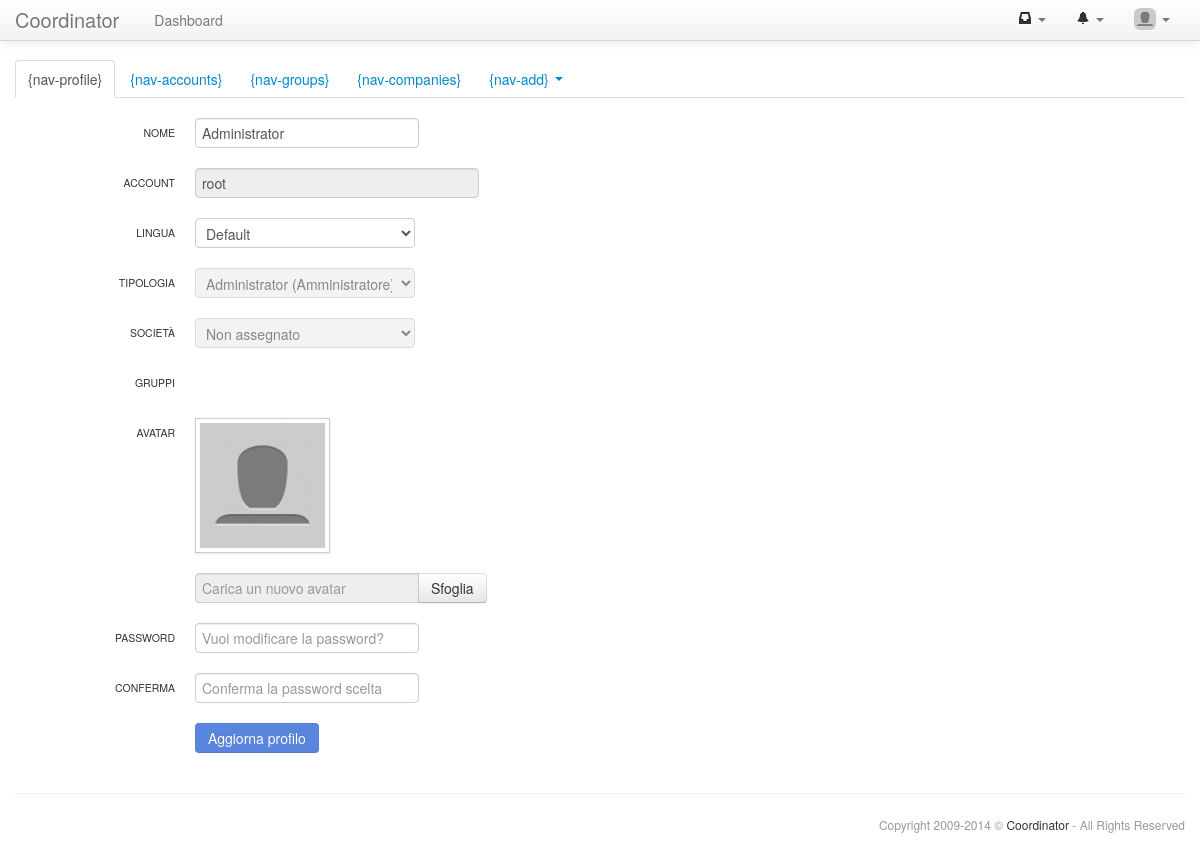
/accounts/index.php (signed in), run on the app's committed database.
### tables this page shows
CREATE TABLE IF NOT EXISTS `settings_settings` (
  `code` varchar(255) NOT NULL,
  `value` varchar(255) DEFAULT NULL,
  PRIMARY KEY (`code`)
);

CREATE TABLE IF NOT EXISTS `accounts_accounts` (
  `id` int(11) unsigned NOT NULL AUTO_INCREMENT,
  `account` varchar(255) NOT NULL,
  `password` varchar(32) NOT NULL,
  `secret` varchar(32) DEFAULT NULL,
  `name` varchar(25) NOT NULL,
  `typology` tinyint(1) unsigned NOT NULL DEFAULT '0' COMMENT '0 disabled, 1 administrator, 2 user',
  `language` varchar(10) NOT NULL DEFAULT 'default',
  `idCompany` int(11) unsigned DEFAULT NULL,
  `registration` timestamp NOT NULL DEFAULT CURRENT_TIMESTAMP,
  `lastLogin` datetime DEFAULT NULL,
  `ldapUsername` varchar(25) DEFAULT NULL,
  PRIMARY KEY (`id`),
  UNIQUE KEY `account` (`account`),
  UNIQUE KEY `ldapUsername` (`ldapUsername`),
  KEY `idCompany` (`idCompany`)
);

### core/db.class.php (called while the page is built, shortened)
<?php
class DB{
 var $connector;
 function DB($host,$user,$pass,$name){
  $this->connector=mysql_connect($host,$user,$pass,TRUE) or die('Server connection not possible.');
 }
 function clearQuery($query){
  if(stripos($query,"select")!==FALSE){return $query;}
  $search=array("``","''",'""');
  $query=str_replace($search,"DEFAULT",$query);
  return $query;
 }
 function queryUniqueObject($query,$debug=-1){
  $query=$this->clearQuery($query);
  $query="$query LIMIT 1";
  $result=mysql_query($query,$this->connector) or $this->debugAndDie($query);
  return mysql_fetch_object($result);
 }
 function queryUniqueValue($query,$debug=-1){
  $query=$this->clearQuery($query);
  $query="$query LIMIT 1";
  $result=mysql_query($query,$this->connector) or $this->debugAndDie($query);
  $line=mysql_fetch_row($result);
  return $line[0];
 }
 function countOf($table,$where){
  return $this->queryUniqueValue("SELECT COUNT(*) FROM `$table` WHERE $where");
 }
}
?>

### core/api.inc.php (called while the page is built, shortened)
<?php
include("html.class.php");
include("structure.class.php");
include("db.class.php");
function api_text($key,$parameters=NULL){
 $text=$GLOBALS['locale'][$key];
 if(strlen($text)==0){
  $parameters_txt=NULL;
  $text="{".$key.$parameters_txt."}";
  return $text;
 }
 return $text;
}
function api_baseName(){
 $path_parts=pathinfo($_SERVER['PHP_SELF']);
 return $path_parts['basename'];
}
function api_getOption($code){
 $option=$GLOBALS['db']->queryUniqueObject("SELECT * FROM settings_settings WHERE code='".$code."'");
 if($option->value<>NULL){
  return $option->value;
 }else{
  return NULL;
 }
}
function api_checkPermission($module,$action,$alert=FALSE,$admin=TRUE){
 if($_SESSION['account']->id==1){return TRUE;}
 return FALSE;
}
function api_accountAvatar($idAccount=NULL){
 if($idAccount==NULL){$idAccount=$_SESSION['account']->id;}
 if(file_exists("../uploads/accounts/avatar_".$idAccount.".jpg")){
  return "../uploads/accounts/avatar_".$idAccount.".jpg";
 }else{
  return $GLOBALS['dir']."uploads/accounts/avatar.jpg";
 }
}
?>

### accounts/index.php (the view, shortened to what this page needs)
<?php
include("template.inc.php");
function content(){
 $account=$GLOBALS['db']->queryUniqueObject("SELECT * FROM accounts_accounts WHERE id='".$_SESSION['account']->id."'");
?>
<form class="form-horizontal" action="submit.php?act=account_customize" enctype='multipart/form-data' method="post">
 <div class="control-group">
  <label class="control-label" for="iName">Nome</label>
  <div class="controls"><input type="text" id="iAccount" class="input-large" name="name" placeholder="Nome" value="<?php echo $account->name;?>"></div>
 </div>
 <div class="control-group">
  <label class="control-label" for="iAccount">Account</label>
  <div class="controls"><input type="text" id="iAccount" class="input-xlarge" placeholder="Account" value="<?php echo $account->account;?>" readonly></div>
 </div>
 <div class="control-group">
  <label class="control-label">Lingua</label>
  <div class="controls">
   <select name="language">
    <option value="default">Default</option>
   </select>
  </div>
 </div>
 <div class="control-group">
  <label class="control-label">Tipologia</label>
  <div class="controls">
   <select disabled>
    <option>
    <?php
     switch($account->typology){
      case 1:echo "Administrator (Amministratore)";break;
     }
    ?>
    </option>
   </select>
  </div>
 </div>
 <div class="control-group">
  <label class="control-label">Societ&agrave;</label>
  <div class="controls">
   <select disabled>
    <option>
    <?php
     $company=$GLOBALS['db']->queryUniqueObject("SELECT * FROM accounts_companies WHERE id='".$account->idCompany."'");
     if($company){echo $company->company." - ".$company->division;}
      else{echo "<td>Non assegnato</td>\n";}
    ?>
    </option>
   </select>
  </div>
 </div>
 <div class="control-group">
  <label class="control-label">Gruppi</label>
 </div>
 <div class="control-group">
  <label class="control-label" for="iAvatar">Avatar</label>
  <div class="controls">
   <img src="<?php echo api_accountAvatar()."?".rand(0,999); ?>" class="img-polaroid" width="125">
  </div>
 </div>
 <div class="control-group">
  <div class="controls">
   <div class="input-append">
    <input type="text" id="iAvatarShow" class="input-large" placeholder="Carica un nuovo avatar" onclick="$('input[id=iAvatar]').click();" readonly>
    <a class="btn" onclick="$('input[id=iAvatar]').click();">Sfoglia</a>
   </div>
  </div>
 </div>
 <?php if(!api_getOption("ldap")){ ?>
 <div class="control-group">
  <label class="control-label" for="iPassword">Password</label>
  <div class="controls"><input type="password" id="iPassword" class="input-large" name="password" placeholder="Vuoi modificare la password?"></div>
 </div>
 <div class="control-group">
  <label class="control-label" for="iVerify">Conferma</label>
  <div class="controls"><input type="password" id="iConfirm" class="input-large" name="confirm" placeholder="Conferma la password scelta"></div>
 </div>
 <?php } ?>
 <div class="control-group">
  <div class="controls">
   <input type="submit" class="btn btn-primary" value="Aggiorna profilo">
  </div>
 </div>
</form>
<?php
}
?>

### core/html.class.php (shortened to what this page needs)
<?php
class HTML{
public function header($title="",$nav="dashboard",$navbar=TRUE){
?>
<!DOCTYPE html>
<html lang="it">
<head>
 <link href="<?php echo $GLOBALS['dir']."core/bootstrap/css/bootstrap.min.css";?>" rel="stylesheet">
 <link href="<?php echo $GLOBALS['dir']."core/bootstrap/css/bootstrap-responsive.min.css";?>" rel="stylesheet">
 <link href="<?php echo $GLOBALS['dir']."core/template.css";?>" rel="stylesheet">
 <link href="<?php echo $GLOBALS['dir']."core/bootstrap-datetimepicker/css/bootstrap-datetimepicker.min.css";?>" rel="stylesheet">
 <link href="<?php echo $GLOBALS['dir']."core/bootstrap-markdown/css/bootstrap-markdown.min.css";?>" rel="stylesheet">
 <link href="<?php echo $GLOBALS['dir']."core/bootstrap-select2/select2.css";?>" rel="stylesheet">
 <link href="<?php echo $GLOBALS['dir']."core/bootstrap-slider/css/bootstrap-slider.min.css";?>" rel="stylesheet">
 <link href="<?php echo $GLOBALS['dir']."core/shadowbox/shadowbox.css";?>" rel="stylesheet">
</head>
<body>
 <div class="navbar navbar-fixed-top <?php if($GLOBALS['debug']){echo "navbar-inverse";}?>">
  <div class="navbar-inner">
   <div class="container">
    <?php
     if(file_exists("../uploads/core/logo.png") && api_getOption('show_logo')){
      echo "<a class='brand-logo' href='".$GLOBALS['dir']."index.php'><img src='".$GLOBALS['dir']."uploads/core/logo.png'></a>\n";
     }else{
      echo "<a class='brand' href='".$GLOBALS['dir']."index.php'>".api_getOption('title')."</a>\n";
     }
    ?>
    <?php if($navbar){ ?>
    <div class="nav-collapse collapse">
     <ul class="nav">
      <li<?php if($nav=="dashboard"){echo " class=\"active\"";} ?>><a href="<?php echo $GLOBALS['dir']."dashboard/index.php";?>"><?php echo api_text("core-menu-dashboard"); ?></a></li>
     </ul>
     <ul class="nav pull-right">
      <?php if(api_checkPermission("chats","chats_chat")){ ?>
      <li class="dropdown">
       <a href="#" class="dropdown-toggle" data-toggle="dropdown">
        <span id="chat_counter">
        <?php include("../chats/chat_counter.inc.php") ?>
        </span>
        <b class="caret"></b>
       </a>
      </li>
      <?php } ?>
      <li class="dropdown">
       <a href="#" class="dropdown-toggle" data-toggle="dropdown">
        <span id="notifications_counter">
        <?php include("../logs/logs_notifications_counter.inc.php") ?>
        </span>
        <b class="caret"></b>
       </a>
      </li>
      <li class="dropdown">
       <a href="#" class="dropdown-toggle" data-toggle="dropdown">
        <img src="<?php echo api_accountAvatar();?>" class="img-rounded" style="width:22px;margin:-6px 0 0 0;padding:0;"> <b class="caret"></b>
       </a>
      </li>
     </ul>
    </div>
    <?php } ?>
   </div>
  </div>
 </div>
 <div class="container">
<?php
}
public function footer($wiki_link=NULL,$copyright=TRUE){
?>
<?php if($copyright){ ?>
  <div class="row-fluid">
   <hr>
   <footer>
    <span class="muted credit pull-right">Copyright 2009-<?php echo date("Y");?> &copy; <a href="http://www.coordinator.it" target="_blank">Coordinator</a> - All Rights Reserved</span>
   </footer>
  </div>
 <?php } ?>
 </div>
</body>
</html>
<?php
}
}
?>

### chats/chat_counter.inc.php (shortened to what this page needs)
<?php
 $chats_unread=0;
 if($chats_unread>0){echo "<b>".$chats_unread."</b> <i class='icon-envelope'></i>";}
  else{echo "<i class='icon-inbox'></i>";}
?>

### logs/logs_notifications_counter.inc.php
<?php
 require_once("../core/api.inc.php");
 $notifications_unarchived=$GLOBALS['db']->countOf("logs_notifications","idAccount='".$_SESSION['account']->id."' AND status='1'");
 if($notifications_unarchived){echo "<b>".$notifications_unarchived."</b> <i class='icon-bell'></i>";}
  else{echo "<i class='icon-bell'></i>";}
?>

### core/structure.class.php (shortened to what this page needs)
<?php
class str_navigation{
 private $current_tab;
 protected $class;
 protected $nt_array;
 public function __construct($search=FALSE,$get=NULL,$class=NULL){
  $this->class=$class;
  $this->current_tab=-1;
  $this->nt_array=array();
  return TRUE;
 }
 function addTab($label,$url=NULL,$get=NULL,$class=NULL,$enabled=TRUE,$target="_self",$confirm=NULL){
  $nt=new stdClass();
  $nt->typology="tab";
  $nt->label=$label;
  $nt->url=$url;
  $nt->get=$get;
  $nt->class=$class;
  $nt->enabled=$enabled;
  $nt->target=$target;
  $nt->confirm=$confirm;
  $this->current_tab++;
  $this->nt_array[$this->current_tab]=$nt;
  return TRUE;
 }
 function addSubTab($label,$url=NULL,$get=NULL,$class=NULL,$enabled=TRUE,$target="_self",$confirm=NULL){
  $nt=new stdClass();
  $nt->typology="subtab";
  $nt->label=$label;
  $nt->url=$url;
  $nt->get=$get;
  $nt->class=$class;
  $nt->enabled=$enabled;
  $nt->target=$target;
  $nt->confirm=$confirm;
  if(!is_array($this->nt_array[$this->current_tab]->dropdown)){
   $this->nt_array[$this->current_tab]->dropdown=array();
  }
  $this->nt_array[$this->current_tab]->dropdown[]=$nt;
  return TRUE;
 }
  function render(){
  echo "<ul class='nav nav-tabs ".$this->class."'>\n";
  if(is_array($this->nt_array)){
   foreach($this->nt_array as $nt){
    if(is_array($nt->dropdown)){
     $dropdown=TRUE;
     $nt->label.=" <b class='caret'></b>";
    }else{$dropdown=FALSE;}
    $active=FALSE;
    if(strlen($nt->url)==0){$nt->url="#";}
    echo " <li";
    if(substr($nt->url,0,(strpos($nt->url,"?")>0)?strpos($nt->url,"?"):strlen($nt->url))==api_baseName()){
     $active=TRUE;
    }
    echo " class='";
    if($active){echo "active ";}
    if($dropdown){echo "dropdown ";}
    if(!$nt->enabled){echo "disabled ";}
    echo $nt->class."'>";
    if($dropdown){echo "<a class='dropdown-toggle' data-toggle='dropdown' href='#'";}
     elseif($active || !$nt->enabled){echo "<a href='#'";}
     else{echo "<a href='".$nt->url.$nt->get."' target='".$nt->target."'";}
    if(strlen($nt->confirm)){echo " onClick=\"return confirm('".$nt->confirm."')\"";}
    echo ">".$nt->label."</a>";
    echo "</li>\n";
   }
  }
  echo "</ul>\n\n";
  return TRUE;
 }
}
?>

### accounts/template.inc.php (shortened to what this page needs)
<?php
include("module.inc.php");
include("../core/api.inc.php");
$html->header(api_text("module-title"),NULL);
$nav=new str_navigation();
$nav->addTab(api_text("nav-profile"),"index.php");
$nav->addTab(api_text("nav-accounts"),"accounts_list.php",NULL,NULL,(api_checkPermission("accounts","accounts_list"))?TRUE:FALSE);
$nav->addTab(api_text("nav-groups"),"groups_list.php",NULL,NULL,(api_checkPermission("accounts","groups_list"))?TRUE:FALSE);
$nav->addTab(api_text("nav-companies"),"companies_list.php",NULL,NULL,(api_checkPermission("accounts","accounts_list"))?TRUE:FALSE);
$nav->addTab(($_GET['id']>0)?api_text("nav-edit"):api_text("nav-add"));
$nav->addSubTab(api_text("nav-account"),"accounts_edit.php",NULL,NULL,(api_checkPermission("accounts","accounts_add"))?TRUE:FALSE);
$nav->addSubTab(api_text("nav-group"),"groups_edit.php",NULL,NULL,(api_checkPermission("accounts","groups_add"))?TRUE:FALSE);
$nav->addSubTab(api_text("nav-company"),"companies_edit.php",NULL,NULL,(api_checkPermission("accounts","companies_add"))?TRUE:FALSE);
$nav->render();
if($checkPermission==NULL){content();}else{if(api_checkPermission($module_name,$checkPermission,TRUE)){content();}}
$html->footer();
?>

### core/template.css (style rules this page uses)
body { padding-top:60px; padding-bottom:10px; }
footer { font-size:12px; }
footer .credit a { color:#333333; }
label.control-label { font-size: 0.75em; text-transform: uppercase; font-weight: normal; }

### data on the page
settings_settings: value "Coordinator"
accounts_accounts: name "Administrator", account "root", typology "Administrator (Amministratore)"

### other printed values
api_text("core-menu-dashboard") "Dashboard"
$nt->label "{nav-profile}"
$nt->label "{nav-accounts}"
$nt->label "{nav-groups}"
$nt->label "{nav-companies}"
$nt->label "{nav-add}"
